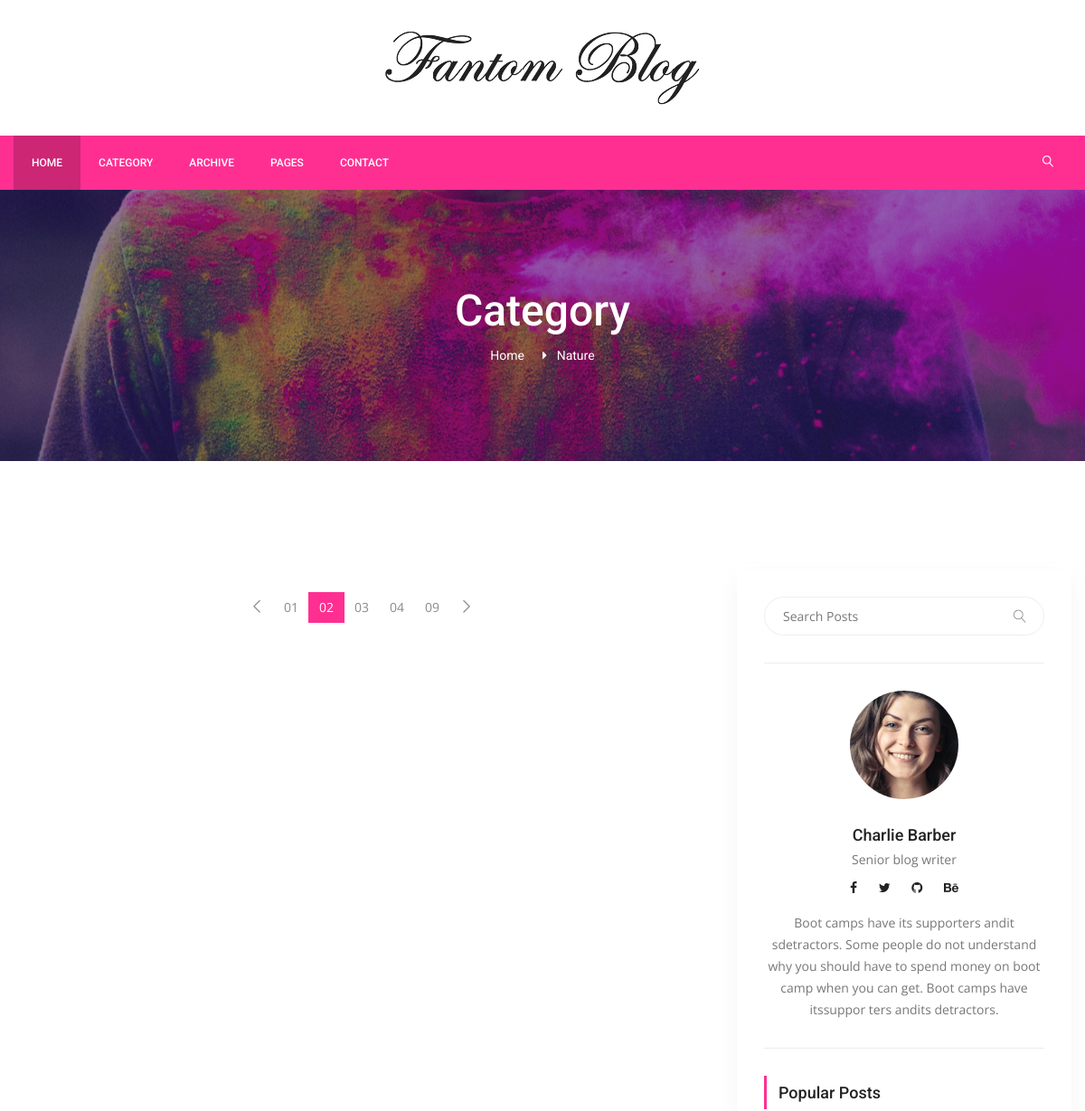
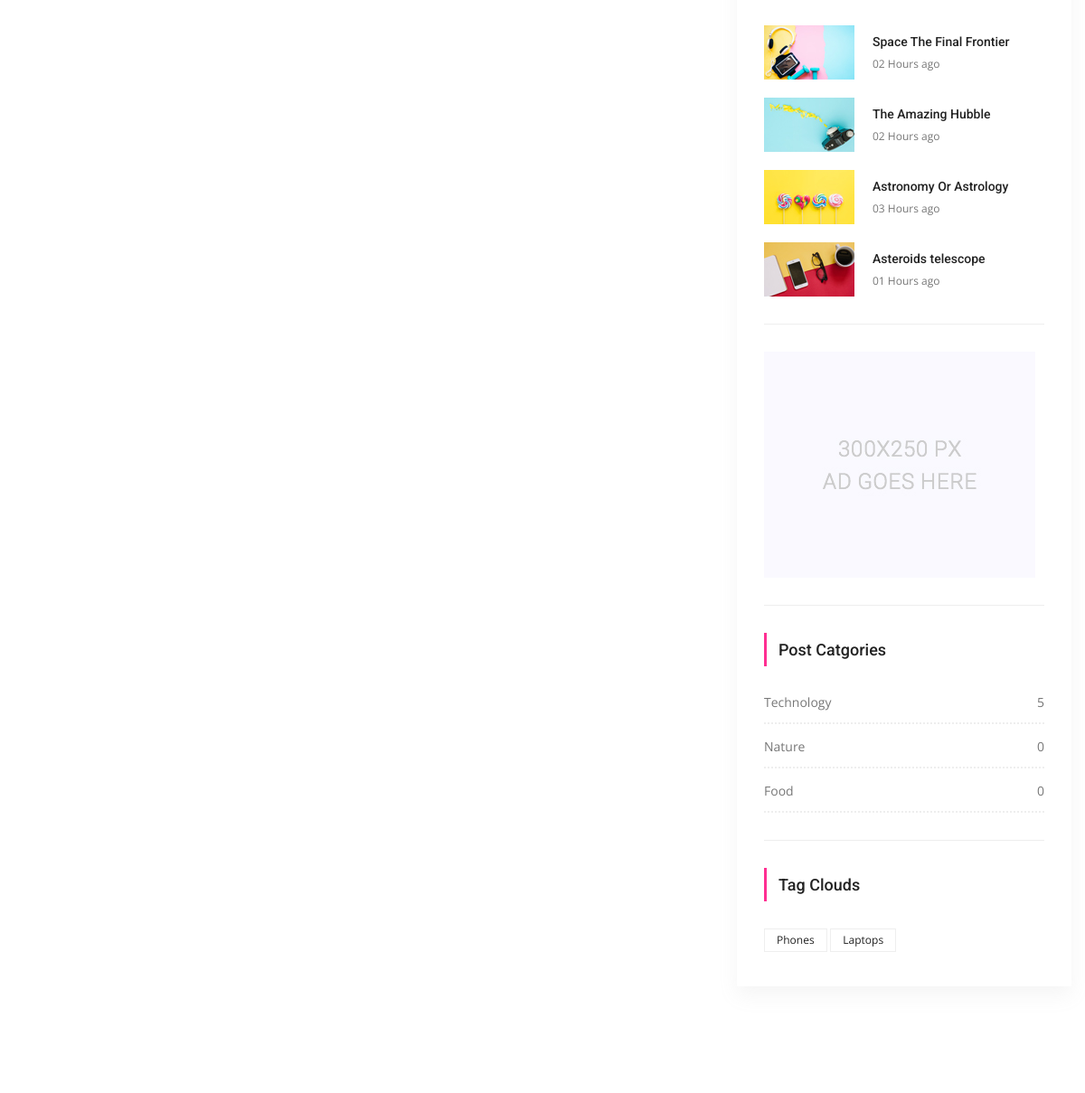
The page /category/2/nature (upper part) on the database as committed earlier (2 pictures, top to bottom).
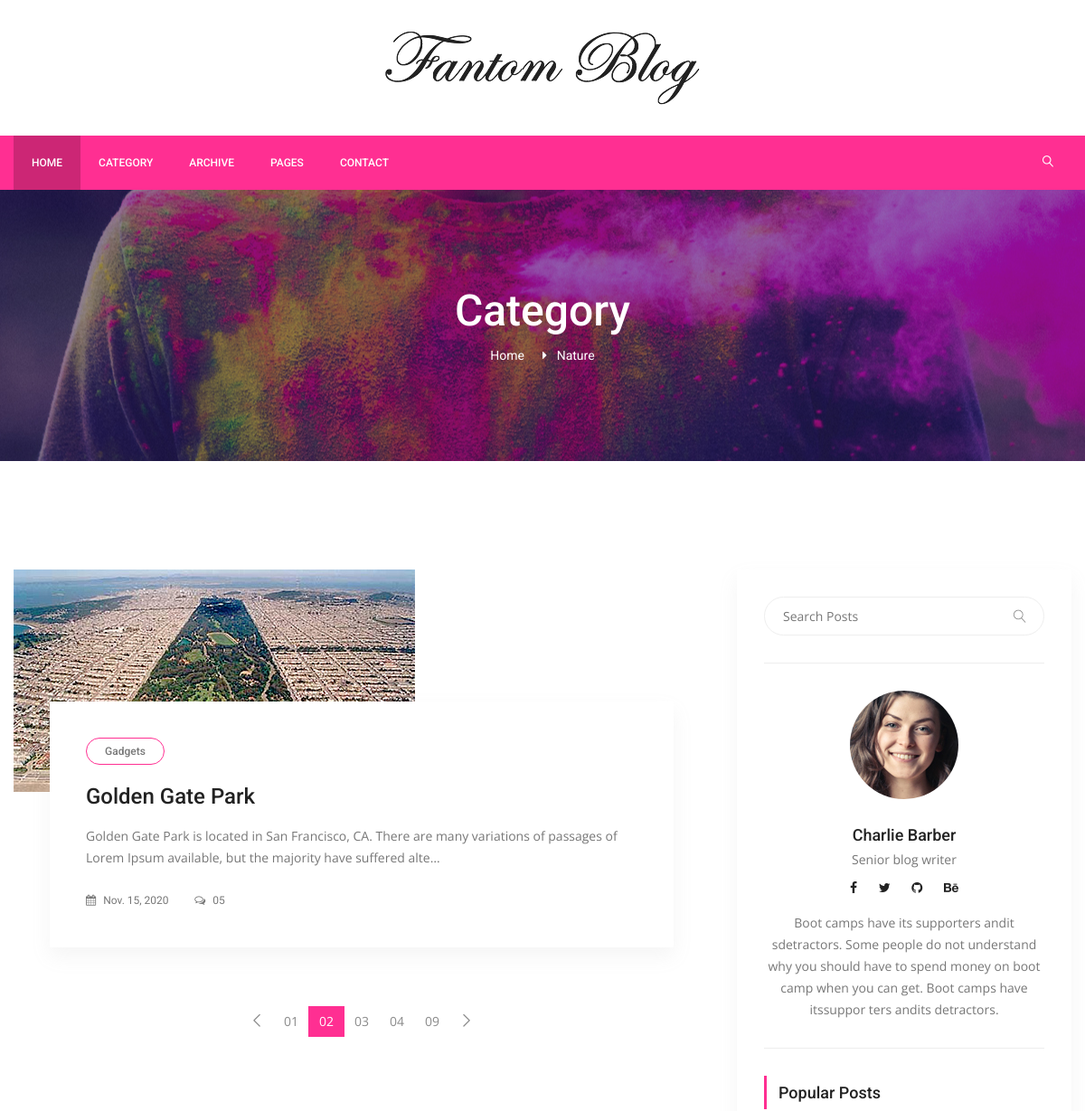
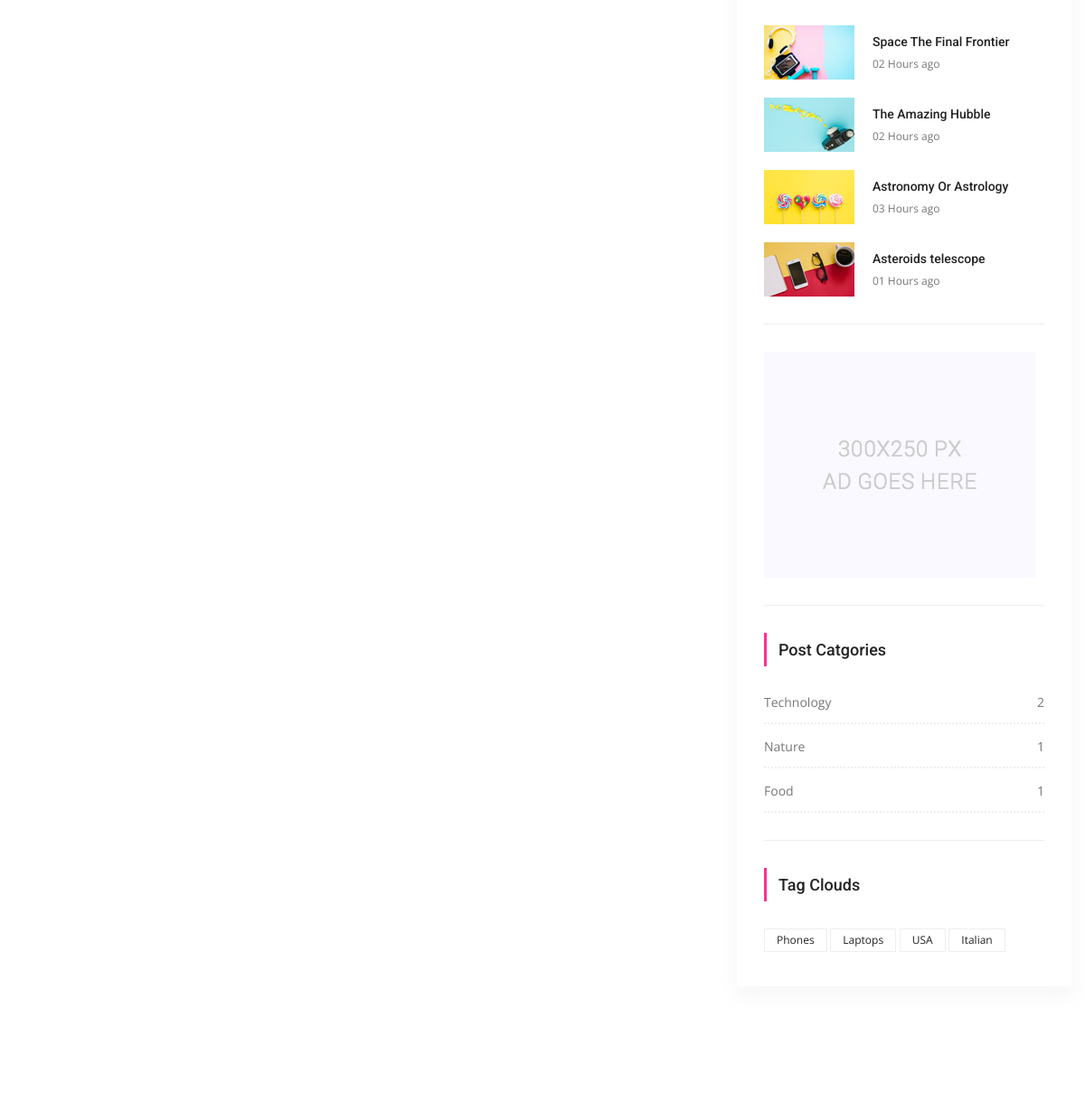
The same page on the database as committed later (2 pictures, top to bottom).
### posts/models.py (models this page shows, shortened)
class Category(models.Model):
    title = models.CharField(max_length=100)
    slug = models.SlugField(editable=False)
    def post_count(self):
        return self.posts.all().count()

class Tag(models.Model):
    title = models.CharField(max_length=50)
    slug = models.SlugField(editable=False)
    def __str__(self):
        return self.title

class Post(models.Model):
    title = models.CharField(max_length=150)
    content = models.TextField()
    publishing_date = models.DateField(auto_now_add=True)
    image = models.ImageField(blank=True, null=True, upload_to='uploads')
    user = models.ForeignKey(settings.AUTH_USER_MODEL, on_delete=models.CASCADE)
    slug = models.SlugField(default="slug", editable=False)
    category = models.ForeignKey(Category, on_delete=models.CASCADE, related_name="posts", default=1)
    tag = models.ManyToManyField(Tag, related_name="posts", blank=True)
    slider_post = models.BooleanField(default=False)

### posts/views.py (the view)
# urls.py: path('category/<int:pk>/<slug:slug>', CategoryDetail.as_view(), name="category_detail"),
class CategoryDetail(ListView):
    template_name = 'categories/category_detail.html'
    model = Post
    context_object_name = 'posts'
    def get_queryset(self):
        self.category = get_object_or_404(Category, pk=self.kwargs['pk'])
        return Post.objects.filter(category=self.category).order_by('-id')
    def get_context_data(self, **kwargs):
        context = super(CategoryDetail, self).get_context_data(**kwargs)
        self.category = get_object_or_404(Category, pk=self.kwargs['pk'])
        context['category']= self.category
        return context

### posts/templatetags/custom_tags.py (called while the page is built)
@register.simple_tag(name="categories")
def all_categories():
    return Category.objects.all()

@register.simple_tag(name="tags")
def all_tags():
    return Tag.objects.all()

### posts/templates/categories/category_detail.html
{% extends 'posts/base.html'%}
{% load static %}
{% block content %}
        <section class="banner_area">
            <div class="banner_inner d-flex align-items-center">
            	<div class="overlay bg-parallax" data-stellar-ratio="0.9" data-stellar-vertical-offset="0" data-background=""></div>
				<div class="container">
					<div class="banner_content text-center">
						<h2>Category</h2>
						<div class="page_link">
							<a href="{% url 'index' %}">Home</a>
							<a href="#">{{category.title}}</a>
						</div>
					</div>
				</div>
            </div>
        </section>
        <section class="blog_area p_120">
            <div class="container">
                <div class="row">
                    <div class="col-lg-8">
                        <div class="blog_left_sidebar">
                            {% for post in posts %}
                            <article class="blog_style1">
                            	<div class="blog_img">
                            		<img class="img-fluid" src="{{post.image.url}}" alt="">
                            	</div>
                            	<div class="blog_text">
									<div class="blog_text_inner">
										<a class="cat" href="#">Gadgets</a>
										<a href="#"><h4>{{post.title}}</h4></a>
										<p>{{post.content | truncatechars:150}}</p>
										<div class="date">
											<a href="#"><i class="fa fa-calendar" aria-hidden="true"></i> {{post.publishing_date}}</a>
											<a href="#"><i class="fa fa-comments-o" aria-hidden="true"></i> 05</a>
										</div>
									</div>
                            	</div>
                            </article>
                            {% endfor %}
                            <nav class="blog-pagination justify-content-center d-flex">
		                        <ul class="pagination">
		                            <li class="page-item">
		                                <a href="#" class="page-link" aria-label="Previous">
		                                    <span aria-hidden="true">
		                                        <span class="lnr lnr-chevron-left"></span>
		                                    </span>
		                                </a>
		                            </li>
		                            <li class="page-item"><a href="#" class="page-link">01</a></li>
		                            <li class="page-item active"><a href="#" class="page-link">02</a></li>
		                            <li class="page-item"><a href="#" class="page-link">03</a></li>
		                            <li class="page-item"><a href="#" class="page-link">04</a></li>
		                            <li class="page-item"><a href="#" class="page-link">09</a></li>
		                            <li class="page-item">
		                                <a href="#" class="page-link" aria-label="Next">
		                                    <span aria-hidden="true">
		                                        <span class="lnr lnr-chevron-right"></span>
		                                    </span>
		                                </a>
		                            </li>
		                        </ul>
		                    </nav>
                        </div>
                    </div>
                    {% include 'posts/sidebar.html' %}
                </div>
            </div>
        </section>
{% endblock %}

### posts/templates/posts/sidebar.html (shortened to what the changed rows need)
{% load static %}
{% load custom_tags %}
<div class="col-lg-4">
                        <div class="blog_right_sidebar">
                            <aside class="single_sidebar_widget post_category_widget">
                                <ul class="list cat-list">
                                    {% categories as categories %}
                                    {% for category in categories %}
                                    <li>
                                        <a href="{% url 'category_detail' pk=category.pk slug=category.slug %}" class="d-flex justify-content-between">
                                            <p>{{category.title}}</p>
                                            <p>{{category.post_count}}</p>
                                        </a>
                                    </li>
                                    {% endfor %}
                                </ul>
                            </aside>
                            <aside class="single-sidebar-widget tag_cloud_widget">
                                <ul class="list">
                                    {% tags as labels %}
                                    {% for label in labels%}
                                    <li><a href="{% url 'tag_detail' slug=label.slug%}">{{label}}</a></li>
                                    {% endfor %}
                                </ul>
                            </aside>
                        </div>
                    </div>

Rows that differ between the two databases and show on the page:
computed for Category "Nature": post_count "0" → "1"
now on this page (row edited): Post: image (picture), title "Golden Gate Park", content "Golden Gate Park is located in San Francisco, CA. There are many variations of passages of Lorem Ipsum available, but the majority have suffered alte…", publishing_date "Nov. 15, 2020"
computed for Category "Technology": post_count "5" → "2"
computed for Category "Food": post_count "0" → "1"
added Tag: title "USA"
added Tag: title "Italian"
